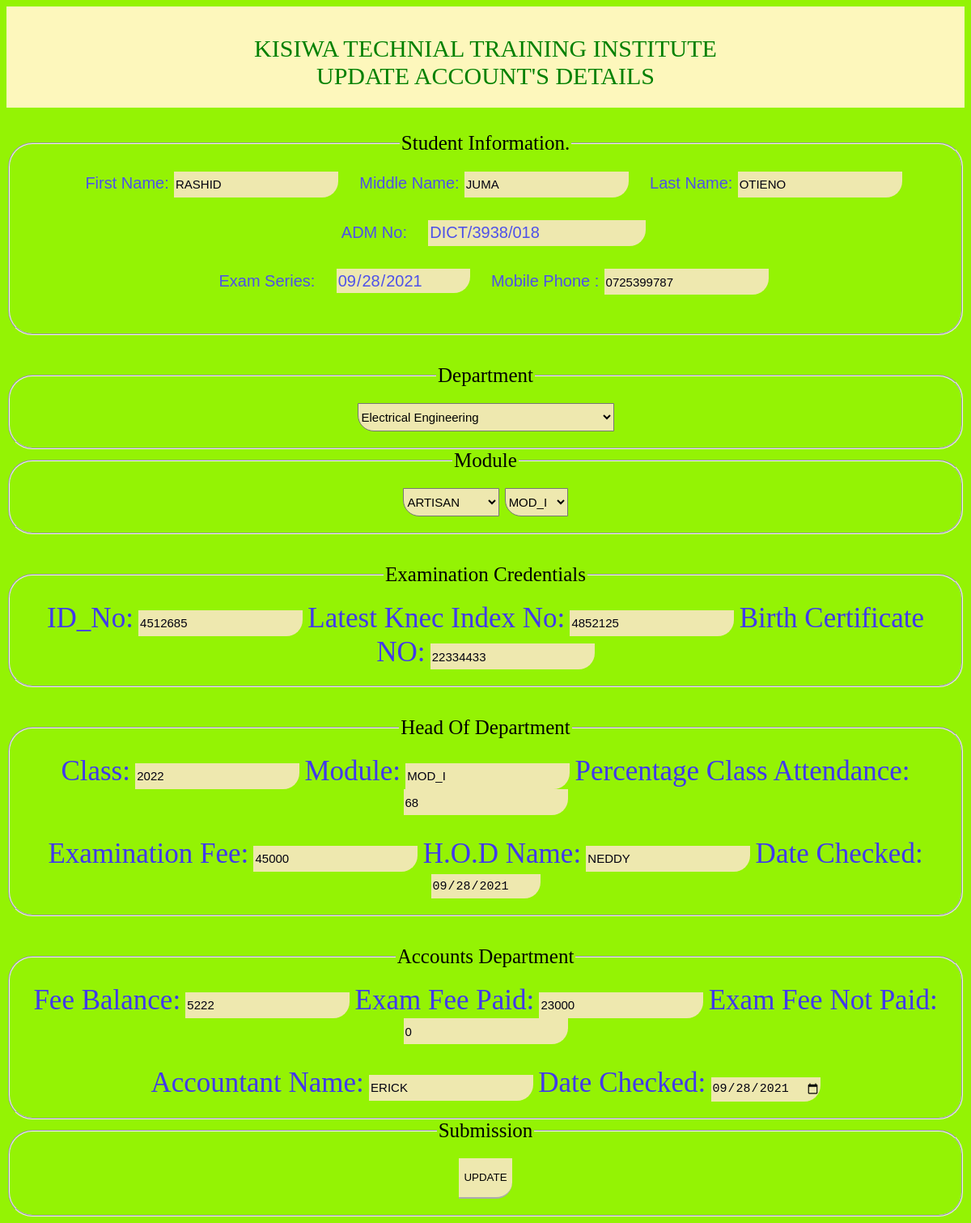
The page /accountsedit.php?GetID=112 on the database its author committed.
### tables this page shows
CREATE TABLE `tablestudent` (
  `User_ID` int(50) NOT NULL,
  `First_Name` varchar(50) NOT NULL,
  `Middle_Name` varchar(50) NOT NULL,
  `Last_Name` varchar(50) NOT NULL,
  `ADM_No` varchar(50) NOT NULL,
  `Exam_Series` date NOT NULL,
  `Mobile_Phone` varchar(10) NOT NULL,
  `Department` varchar(50) NOT NULL,
  `Module` varchar(50) NOT NULL,
  `Diploma` varchar(50) NOT NULL,
  `ID_No` varchar(50) NOT NULL,
  `Latest_Knec_Slip` varchar(50) NOT NULL,
  `Birth_Cert_No` varchar(50) NOT NULL,
  `Class` varchar(50) NOT NULL,
  `Hod_Module` varchar(5) NOT NULL,
  `Percentage_Class_Attendance` int(3) NOT NULL,
  `Examination_Fee` int(50) NOT NULL,
  `Approved` varchar(20) NOT NULL,
  `Reason_If_Not_Approved` text NOT NULL,
  `Hod_Name` varchar(50) NOT NULL,
  `Period_Checked_By_Hod` date NOT NULL,
  `Fee_Balance` int(50) NOT NULL,
  `Exam_Fee_Paid` int(50) NOT NULL,
  `Exam_Fee_Not_Paid` int(50) NOT NULL,
  `Accountant_Name` varchar(50) NOT NULL,
  `Date_Checked_By_Accountant` date DEFAULT NULL,
  `Index_No` varchar(50) NOT NULL,
  `Photo_No` varchar(50) NOT NULL,
  `Comment_By_Principal` varchar(100) NOT NULL,
  `Signa` varchar(50) NOT NULL,
  `Date_Checked_By_Principal` text NOT NULL
);

### accountsedit.php (the view, shortened to what this page needs)
<?php
$con =mysqli_connect("localhost","root","","Kisiwa");
$UserId = $_GET['GetID'];
$query ="SELECT * FROM tablestudent WHERE User_ID='".$UserId."';";
$results =mysqli_query($con,$query);
while($row = mysqli_fetch_assoc($results)){
   $userid =$row['User_ID'];
   $firstname=$row['First_Name'];
   $middlename=$row['Middle_Name'];
   $lastname=$row['Last_Name'];
   $admno=$row['ADM_No'];
   $examseries=$row['Exam_Series'];
   $phoneno=$row['Mobile_Phone'];
   $module=$row['Module'];
   $diploma=$row['Diploma'];
   $idno=$row['ID_No'];
   $knecslip=$row['Latest_Knec_Slip'];
   $birthcertificate=$row['Birth_Cert_No'];
   $class=$row['Class'];
   $hodmodule=$row['Hod_Module'];
   $classattendance=$row['Percentage_Class_Attendance'];
   $examfee=$row['Examination_Fee'];
   $hodname=$row['Hod_Name'];
   $periodchecked=$row['Period_Checked_By_Hod'];
  $feebalance=$row['Fee_Balance'];
   $examfeepaid=$row['Exam_Fee_Paid'];
   $examfeenotpaid=$row['Exam_Fee_Not_Paid'];
   $accountantname=$row['Accountant_Name'];
   $checkedbyaccountant=$row['Date_Checked_By_Accountant'];
}
?>
<!DOCTYPE html>
<html lang="en">
<head>
    <link rel="stylesheet" type="text/css" href="student.css">
</head>
<body style="background-color:rgb(148, 243, 4)">
    <div class="Title">
         <p>KISIWA TECHNIAL TRAINING INSTITUTE <br>UPDATE ACCOUNT'S DETAILS</p>
    </div>
    <div class="studentname" >
        <form action="updateaccounts.php?ID=<?php echo $userid?>" method="POST" enctype="multipart/form-data">
        <fieldset>
                <legend>Student Information.</legend>
            <label for="fname" class="fname" >First Name:</label>
            <input type="text" id="fname"  name="fname"  readonly class="ffname" value="<?php echo $firstname?>">
            <label for="Mname" class="Mname" >Middle Name:</label>
            <input type="text" id="Mname"  name="mname"   readonly class="mmname" value="<?php echo $middlename?>">
            <label for="Lname" class="Lname" >Last Name:</label>
            <input type="text" id="Lname"  name="lname"  readonly class="llname" value="<?php echo $lastname?>"><br><br>
            <label for="ADM" class="ADM" >ADM No:</label>
            <input type="text" id="ADM"  name="ADM" readonly  class="ADM" value="<?php echo $admno?>" ><br><br>
            <label for="series" class="series" >Exam Series:</label>
            <input type="date" id="series"  name="series" readonly class="series" value="<?php echo $examseries?>">
           <label for="Phone" class="Phone" >Mobile Phone :</label>
            <input type="number" id="Phone"  name="phone"  readonly class="phone"
            value="<?php echo $phoneno?>" ><br><br>
       </fieldset><br><br>
        <fieldset>
            <legend>Department</legend>
                   <select name="department" id="department" >
                        <option value="Electrical Engineering">Electrical Engineering</option>
                    </select>
                    </fieldset>
      <fieldset>
            <legend>Module</legend>
           <select name="module" id="module"  value="<?php echo $module?>" >
            <option value="ARTISAN">ARTISAN</option>
            </select>
            <select name="diploma" id="diploma"  value="<?php echo $diploma?>" >
           <option value="MOD_I">MOD_I</option>
       </select>
    </fieldset><br><br>
    <fieldset class="credentials">
        <legend>Examination Credentials</legend>
        <label for="idno">ID_No:</label>
        <input type="text" name="idno" id="idno" readonly  value="<?php echo $idno?>" >
        <label for="latesKnecslip">Latest Knec Index No:</label>
        <input type="text" name="latestKnecslip" id="latesKnecslip" readonly value="<?php echo $knecslip?>" >
        <label for="birthcertno">Birth Certificate NO:</label>
        <input type="text" name="birthcertno" id="birthcertno" readonly value="<?php echo $birthcertificate?>" >
    </fieldset><br><br>
    <fieldset class="hod">
        <legend>Head Of Department</legend>
        <label for="Class">Class:</label>
        <input type="text" name="Class" id="Class" readonly value="<?php echo $class?>" >
        <label for="mmodule">Module:</label>
        <input type="text" name="mmodule" id="mmodule"  readonly value="<?php echo $hodmodule?>">
        <label for="percentage">Percentage Class Attendance:</label>
        <input type="number" name="percentage" id="percentage" readonly value="<?php echo $classattendance?>"><br><br>
        <label for="examfee">Examination Fee:</label>
        <input type="number" name="examfee" id="examfee" readonly value="<?php echo $examfee?>">
        <label for="hodname">H.O.D Name:</label>
        <input type="text" name="hodname" id="hodname" readonly value="<?php echo $hodname?>">
        <label for="period">Date Checked:</label>
        <input type="date" name="date" id="date" readonly value="<?php echo $periodchecked?>">
   </fieldset><br><br>
  <fieldset class="hod">
    <legend>Accounts Department</legend>
    <label for="feebalance">Fee Balance:</label>
    <input type="number" name="feebalance" id="feebalance" required  value="<?php echo $feebalance?>">
    <label for="examfeepaid">Exam Fee Paid:</label>
    <input type="number" name="examfeepaid" id="examfeepaid" required value="<?php echo $examfeepaid?>">
    <label for="examfeenotpaid">Exam Fee Not Paid:</label>
    <input type="number" name="examfeenotpaid" id="examfeenotpaid" required value="<?php echo $examfeenotpaid?>"><br><br>
    <label for="accountantname">Accountant Name:</label>
    <input type="text" name="accountantname" id="accountantname" required value="<?php echo $accountantname?>">
    <label for="accountsperiod">Date Checked:</label>
    <input type="date" name="accountsperiod" id="accountsperiod" required  value="<?php echo $checkedbyaccountant?>">
 </fieldset>
   <fieldset class="submission">
    <legend>Submission</legend>
    <button type="submit" id="submit" name="update1" style="color:black" >UPDATE</button><br>
   </fieldset>
</form>
</body>
</html>

### student.css (style rules this page uses)
body { background-color: rgba(148, 243, 4,1.0); }
.Title { color:green; font-size: 30px; font-family: 'Times New Roman', Times, serif; background-color: rgb(253, 247, 188); margin-top: 0px; margin-bottom: 2px; text-align: center; height: 80px; width: auto; padding-top: 5px; padding-bottom: 5px; padding-bottom: 40px; }
.Lname,.Mname,.fname,.series,.Phone,.ADM { font-size: 20px; font-family: Verdana, Geneva, Tahoma, sans-serif; margin-left: 20PX; color: rgb(78, 81, 233); font-weight: 200; }
.studentname { margin-top: 30px; }
input { font-size: 15px; border-bottom: rgb(65, 56, 238); border-top: none; border-left: none; border-right: none; background-color: rgb(238, 232, 175); border-bottom-right-radius:20px; color:rgb(2, 1, 15) ; height: 30PX; border-color: #ffffff; }
fieldset { color: black; text-align: center; font-size: 25px; border-radius: 30px; padding: 20px; }
select { background-color: rgb(238, 232, 175); border-bottom-left-radius:20px; height: 35PX; font-size: 15px; }
label { font-size: 35px; color: rgb(65, 56, 238) ; }
legend { text-align: center; }
button { border-top: none; border-left: none; border-right: none; background-color: rgb(238, 232, 175); border-bottom-right-radius:20px; color:rgb(0, 0, 2) ; height: 50PX; border-color: #ffffff; margin-left: auto; }

### rows shown on the page
tablestudent: fname "RASHID", mname "JUMA", lname "OTIENO", ADM "DICT/3938/018", series "09/28/2021", phone "0725399787", module "ARTISAN", diploma "MOD_I", idno "4512685", latestKnecslip "4852125", birthcertno "22334433", Class "2022", mmodule "MOD_I", percentage "68", examfee "45000", hodname "NEDDY", date "09/28/2021", feebalance "5222", examfeepaid "23000", examfeenotpaid "0", accountantname "ERICK", accountsperiod "09/28/2021"
